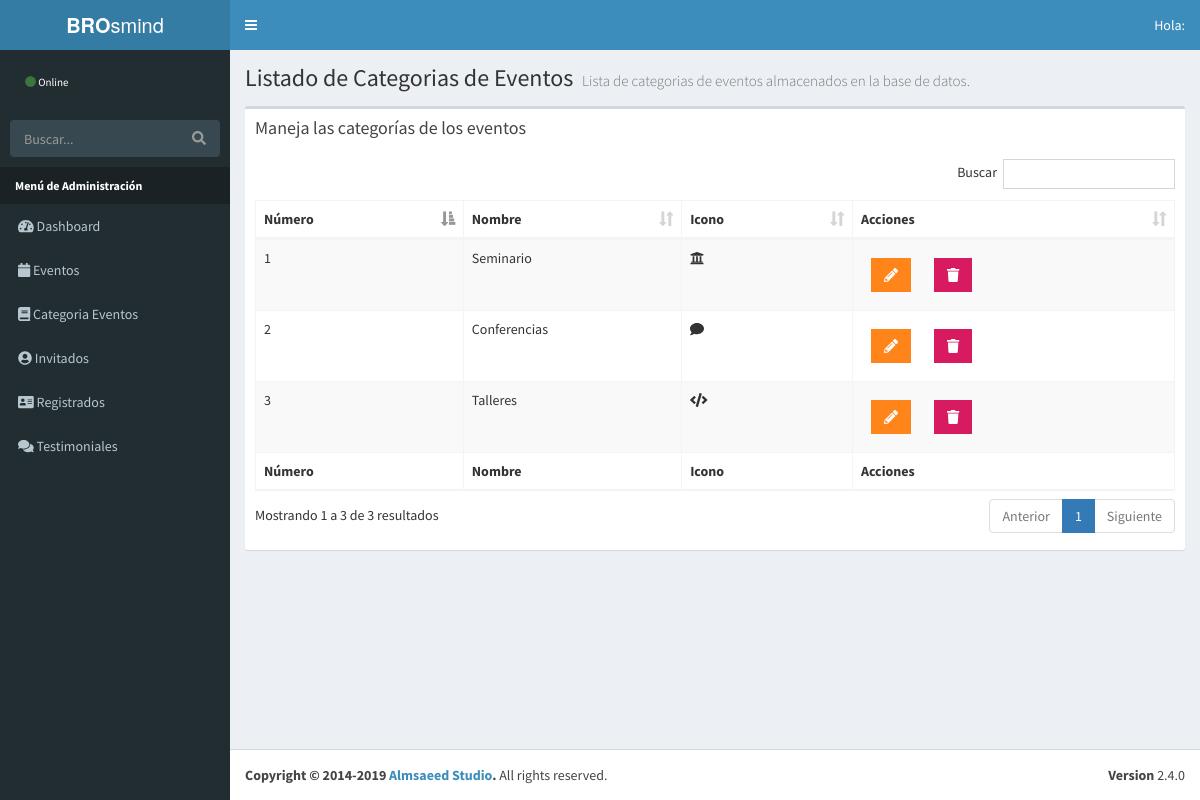
Screenshot of /admin/lista-categoria.php with the database file from the repository.
### tables this page shows
CREATE TABLE `categoria_evento` (
  `id_categoria` tinyint(10) UNSIGNED NOT NULL,
  `cat_evento` varchar(50) NOT NULL,
  `icono` varchar(15) NOT NULL
);

### admin/lista-categoria.php (the view, shortened to what this page needs)
<?php
  include_once ('funciones/funciones.php');
  include_once ('templates/header.php');
  include_once ('templates/barra-superior.php');
  include_once ('templates/navegacion-lateral.php');
?>
  <div class="content-wrapper">
    <section class="content-header">
      <h1>
        Listado de Categorias de Eventos
        <small>Lista de categorias de eventos almacenados en la base de datos.</small>
      </h1>
    </section>
    <section class="content">
      <div class="row">
        <div class="col-xs-12">
          <div class="box">
            <div class="box-header">
              <h3 class="box-title">Maneja las categorías de los eventos</h3>
            </div>
            <div class="box-body">
              <table id="registros" class="table table-bordered table-striped">
                <thead>
                  <tr>
                      <th>Número</th>
                      <th>Nombre</th>
                      <th>Icono</th>
                      <th>Acciones</th>
                  </tr>
                </thead>
                <tbody>
                      <?php
                        try {
                          $sql = "SELECT * FROM categoria_evento";
                          $respuesta = $coneccion->query($sql);
                        } catch(Exception $e){
                           $error = $e->getMessage();
                           echo $error;
                        }
                        $numero = 1;
                        while($resultado = $respuesta->fetch_assoc()){
                      ?>
                        <tr>
                          <td> <?php echo $numero; ?> </td>
                          <td> <?php echo $resultado['cat_evento']; ?> </td>
                          <td> <i class="fa <?php echo $resultado['icono']; ?>"> </i>   </td>
                          <td>
                            <a href="editar-categoria.php?id=<?php echo $resultado['id_categoria'];?>" class="btn bg-orange btn-flat margin">
                              <i class="fas fa-pencil-alt"></i>
                            </a>
                            <a href="#" data-id="<?php echo $resultado['id_categoria']; ?>" data-tipo="categoria" class="btn bg-maroon btn-flat margin borrar_registro">
                              <i class="fa fa-trash"></i>
                            </a>
                          </td>
                        </tr>
                      <?php
                        $numero++;
                        }
                      ?>
                </tbody>
                <tfoot>
                  <tr>
                      <th>Número</th>
                      <th>Nombre</th>
                      <th>Icono</th>
                      <th>Acciones</th>
                  </tr>
                </tfoot>
              </table>
            </div>
          </div>
        </div>
      </div>
    </section>
  </div>
  <?php
      include_once ('templates/footer.php');
  ?>

### rows the page displays
categoria_evento: cat_evento "Seminario"
categoria_evento: cat_evento "Conferencias"
categoria_evento: cat_evento "Talleres"
